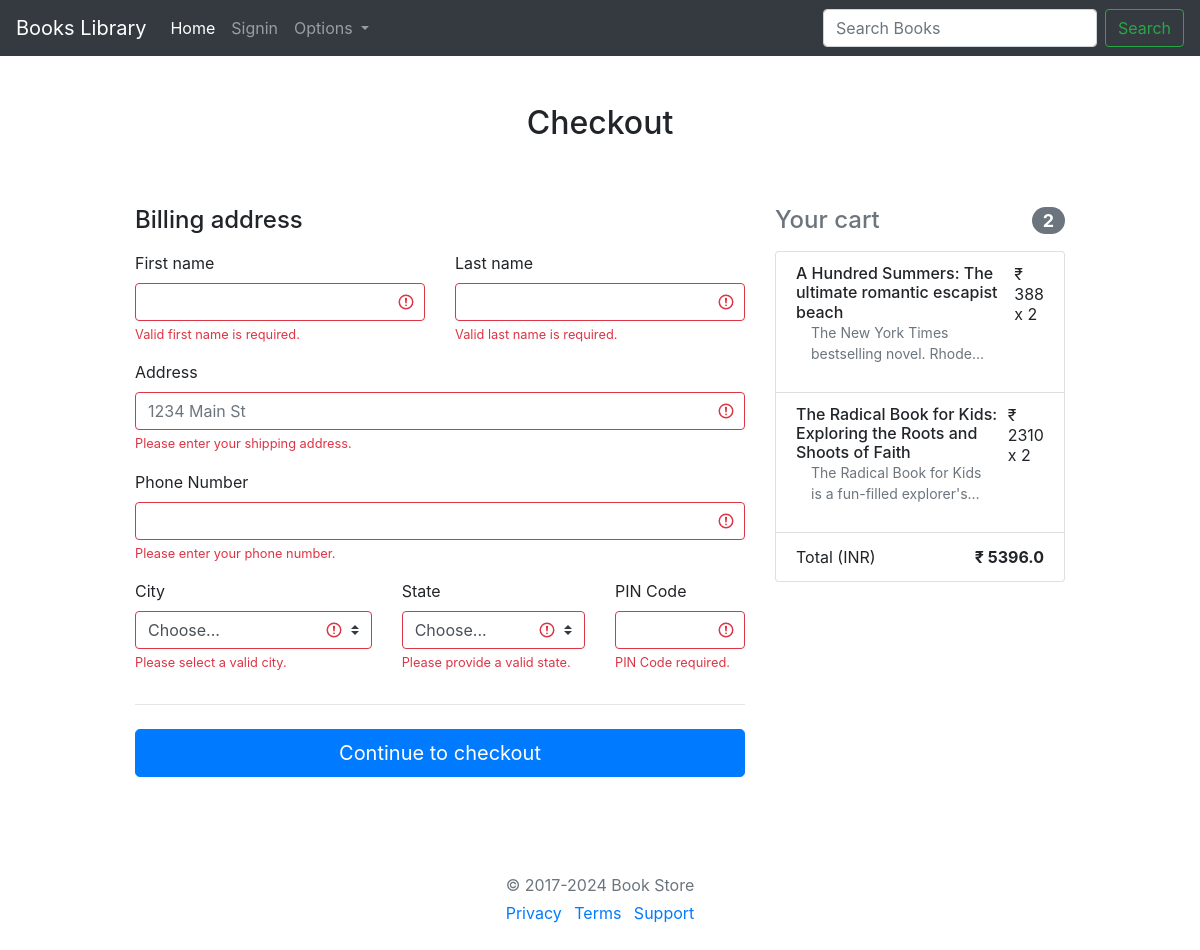
The page /order-checkout/ (signed in) on the database as committed earlier.
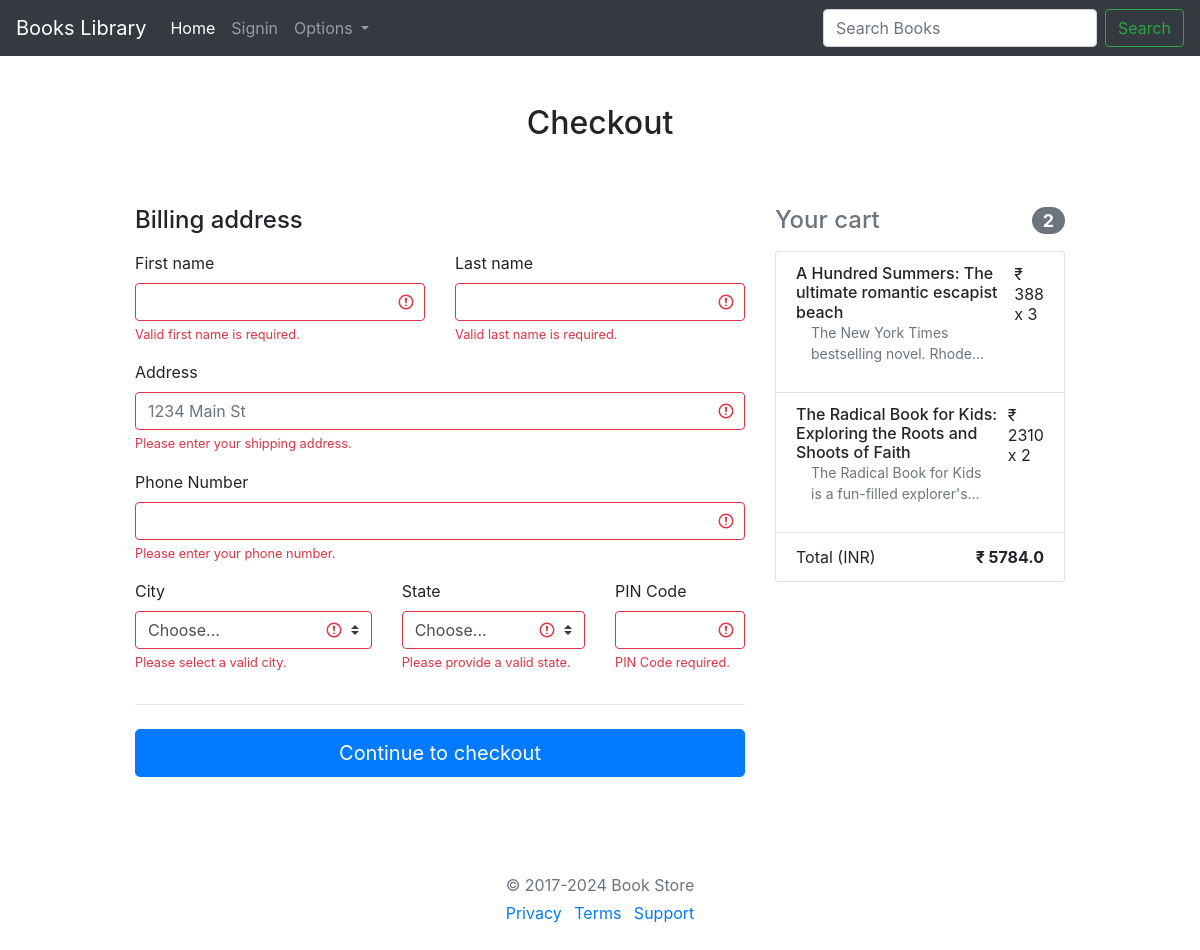
The same page on the database as committed later.
### LibraryManagementSystemApp/models.py (models this page shows)
class Cart(models.Model):
    CID = models.ForeignKey(Customer, on_delete=models.CASCADE)
    PID = models.ForeignKey(Book, on_delete=models.CASCADE)
    Quantity = models.IntegerField()
    Total_Amount = models.FloatField()
    class Meta:
        db_table = 'Cart'

class Book(models.Model):
    Name = models.CharField(max_length=200)
    Author = models.CharField(max_length=200)
    ISBN10 = models.BigIntegerField()
    Image = models.ImageField(upload_to="media")
    Price = models.IntegerField()
    Description = models.CharField(max_length=9000)
    class Meta:
        db_table = "Book"

### LibraryManagementSystemApp/views.py (the view)
# urls.py: path('order-checkout/', OrderCheckout, name='OrderCheckout'),
def OrderCheckout(request):
    if request.method == "GET" and not request.session["sessionvalue"]:
        return redirect('../signin/')
    if request.method == "GET" and request.session["sessionvalue"]:
        sessionemail = request.session['sessionemail']
        custobj = Customer.objects.get(Email=sessionemail)
        cart_products = Cart.objects.filter(CID=custobj.id)
        total_amount = 0
        no_of_products = 0
        for product in cart_products:
            total_amount += product.Total_Amount
            no_of_products += 1
        return render(request, 'order-checkout.html', {'cart_products': cart_products, 'total_amount': total_amount, 'no_of_products':no_of_products})

### LibraryManagementSystemApp/templates/order-checkout.html (shortened to what the changed rows need)
{% extends 'top-nav.html' %}
{% load static %}
{% block stylesheet %}
<link rel="stylesheet" href="{% static '/LMSA/form-validation.css' %}">
{% endblock %}
{% block content %}
    <div class="container">
        <div class="py-5 text-center">
          <h2>Checkout</h2>
        </div>
        <div class="row">
          <div class="col-md-4 order-md-2 mb-4">
            <ul class="list-group mb-3">
            {% for product in cart_products %}
              <li class="list-group-item d-flex justify-content-between lh-condensed">
                <div>
                  <h6 class="my-0">{{ product.PID.Name }}</h6>
                    <div class="container">
                      <div id="summary">
                        <p class="collapse text-muted" id="collapseSummary">
                          {{ product.PID.Description }}
                        </p>
                      </div>
                    </div>
                </div>
                <span class="">₹ {{ product.PID.Price }} x {{ product.Quantity }}</span>
              </li>
            {% endfor %}
              <li class="list-group-item d-flex justify-content-between">
                <span>Total (INR)</span>
                <strong>₹ {{ total_amount }}</strong>
              </li>
            </ul>
          </div>
          </div>
        </div>
{% endblock %}

Rows that differ between the two databases and show on the page:
changed Cart "A Hundred Summers: The ultimate romantic escapist beach": Quantity "2" → "3"
Other text that changed with them:
{{ total_amount }}: "5396.0" → "5784.0"
